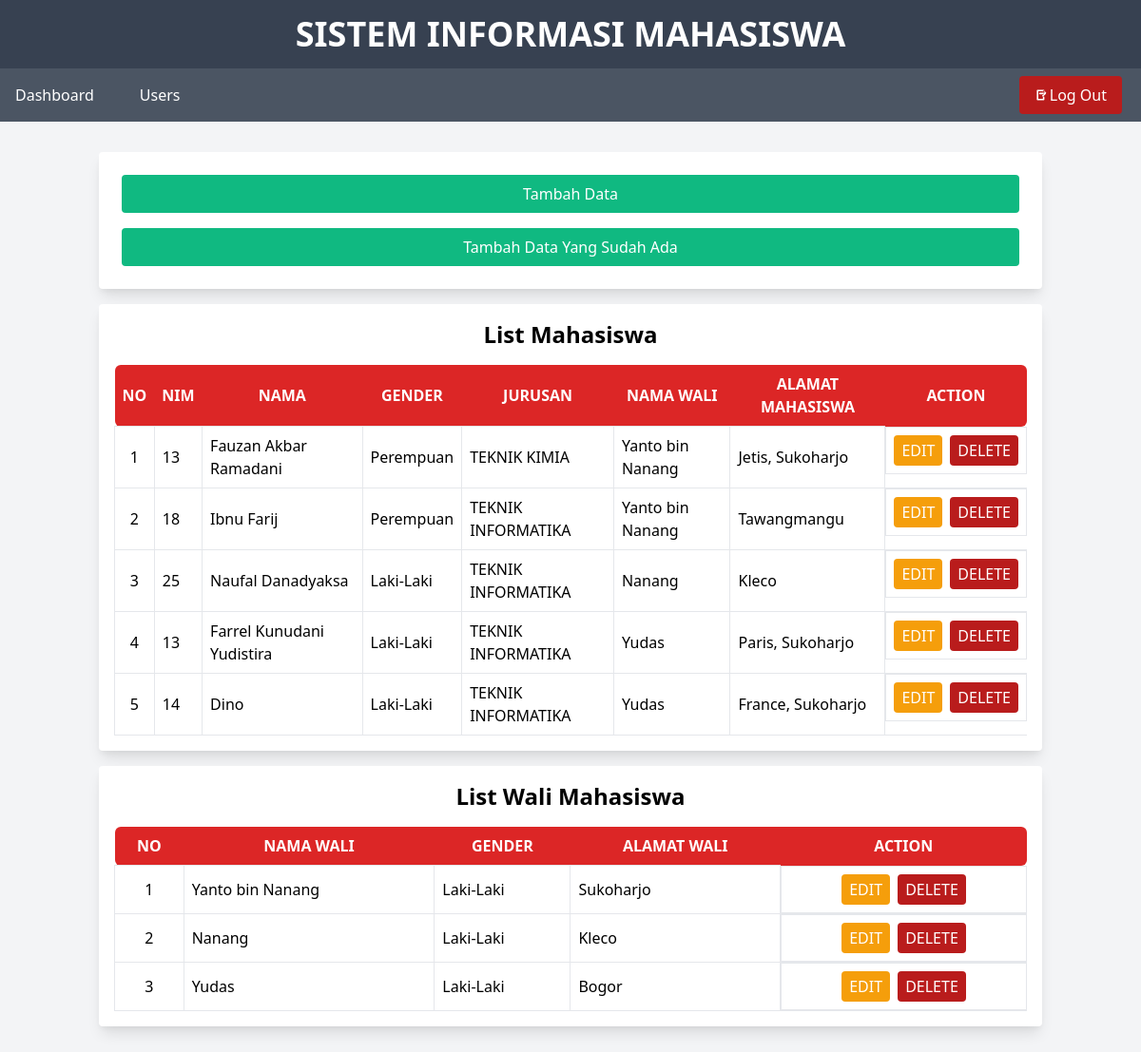
Screenshot of /index-admin.php (signed in) with the database file from the repository.
### tables this page shows
CREATE TABLE `mahasiswa` (
  `id_mhs` int(11) NOT NULL,
  `nim` varchar(13) NOT NULL,
  `nama` varchar(40) NOT NULL,
  `jurusan` varchar(30) NOT NULL,
  `jenis_kelamin` enum('P','L') NOT NULL,
  `alamat` varchar(250) NOT NULL,
  `id_wali` int(11) NOT NULL
);

CREATE TABLE `wali_mahasiswa` (
  `id_wali` int(11) NOT NULL,
  `nama_wali` varchar(50) NOT NULL,
  `jenis_kelamin` enum('P','L') NOT NULL,
  `alamat_wali` varchar(250) NOT NULL
);

### index-admin.php (the view, shortened to what this page needs)
<!DOCTYPE html>
<html lang="en">
<head>
    <link rel="stylesheet" href="https://cdn.jsdelivr.net/npm/tailwindcss/dist/tailwind.min.css">
</head>
<body class="bg-gray-100">
<header class="flex justify-center items-center py-4 bg-gray-700 text-white">
    <h1 class="text-4xl font-bold">SISTEM INFORMASI MAHASISWA</h1>
</header>
<nav class="flex justify-between items-center py-2 bg-gray-600 text-white">
    <div class="flex space-x-4">
        <a href="index-admin.php" class="hover:bg-gray-500 px-4 py-2 rounded">Dashboard</a>
        <a href="list-user.php" class="hover:bg-gray-500 px-4 py-2 rounded">Users</a>
    </div>
    <a href="./backend/logout.php" class="bg-red-700 hover:bg-red-800 text-white px-4 py-2 rounded flex items-center mr-5">
        Log Out
    </a>
</nav>
<div class="container mx-auto px-4 py-8">
<form class="bg-white shadow-lg rounded p-4">
    <table class="w-full">
        <tr>
        <td colspan="2" class="p-2 text-center">
            <button type="button" onclick="window.location.href='form-wali.php';" class="bg-green-500 hover:bg-green-600 text-white px-4 py-2 rounded w-full">Tambah Data</button>
        </td>
    </tr>
        <tr>
        <td colspan="2" class="p-2 text-center">
            <button type="button" onclick="window.location.href='form-tambah-mhs.php';" class="bg-green-500 hover:bg-green-600 text-white px-4 py-2 rounded w-full">Tambah Data Yang Sudah Ada</button>
        </td>
    </tr>
</table>
</form>
    <div class="mt-4 bg-white shadow-lg rounded p-4">
    <h2 class="text-2xl font-bold text-center">List Mahasiswa</h2>
    <table class="w-full mt-4">
        <tr class="rounded bg-red-600 text-white">
            <th class="p-2 rounded-l-md">NO</th>
            <th class="p-2">NIM</th>
            <th class="p-2">NAMA</th>
            <th class="p-2">GENDER</th>
            <th class="p-2">JURUSAN</th>
            <th class="p-2">NAMA WALI</th>
            <th class="p-2">ALAMAT MAHASISWA</th>
            <th class="p-2 rounded-r-md">ACTION</th>
        </tr>
        <?php
        include './backend/koneksi.php';
        $stmt = $koneksi->prepare('SELECT mahasiswa.*, wali_mahasiswa.nama_wali FROM mahasiswa INNER JOIN wali_mahasiswa ON mahasiswa.id_wali = wali_mahasiswa.id_wali');
        $stmt->execute();
        $result = $stmt->get_result();
        $no = 1;
        while ($row = $result->fetch_assoc()) {
        $jenis_kelamin = $row['jenis_kelamin'] == 'P' ? 'Perempuan' : 'Laki-Laki';
        echo "<tr class='border-b'>
            <td class='p-2 border text-center'>$no</td>
            <td class='p-2 border'>" . $row['nim'] . "</td>
            <td class='p-2 border'>" . $row['nama'] . "</td>
            <td class='p-2 border'>" . $jenis_kelamin . "</td>
            <td class='p-2 border'>" . $row['jurusan'] . "</td>
            <td class='p-2 border'>" . $row['nama_wali']."</td>
            <td class='p-2 border'>" . $row['alamat'] . "</td>
            <td class='p-2 flex justify-center border'>
            <form action='form-edit.php' method='post'>
                <input type='hidden' name='id_mhs' value='" . $row['id_mhs'] . "'>
                <button type='submit' class='bg-yellow-500 hover:bg-yellow-600 text-white px-2 py-1 rounded  mr-1'>EDIT</button>
            </form>
            <a href='#' onclick='openModal(event, " . $row['id_mhs'] . ")' class='bg-red-700 hover:bg-gray-600 text-white px-2 py-1 rounded ml-1'>DELETE</a>
            </td>
            </tr>";
    $no++;
}
        ?>
    </table>
</div>
    <div class="mt-4 bg-white shadow-lg rounded p-4">
    <h2 class="text-2xl font-bold text-center">List Wali Mahasiswa</h2>
    <table class="w-full mt-4">
        <tr class="rounded bg-red-600 text-white">
            <th class="p-2 rounded-l-md">NO</th>
            <th class="p-2">NAMA WALI</th>
            <th class="p-2">GENDER</th>
            <th class="p-2">ALAMAT WALI</th>
            <th class="p-2 rounded-r-md">ACTION</th>
        </tr>
        <?php
        include './backend/koneksi.php';
        $wali = mysqli_query($koneksi, "SELECT * from wali_mahasiswa");
        $no = 1;
        foreach ($wali as $row) {
            $jenis_kelamin = $row['jenis_kelamin'] == 'P' ? 'Perempuan' : 'Laki-Laki';
            echo "<tr class='border-b'>
                    <td class='p-2 border text-center'>$no</td>
                    <td class='p-2 border'>" . $row['nama_wali'] . "</td>
                    <td class='p-2 border'>" . $jenis_kelamin . "</td>
                    <td class='p-2 border'>" . $row['alamat_wali'] . "</td>
                    <td class='p-2 flex justify-center border'>
                    <form action='form-edit-wali.php' method='post'>
                    <input type='hidden' name='id_wali' value='" . $row['id_wali'] . "'>
                    <button type='submit' class='bg-yellow-500 hover:bg-yellow-600 text-white px-2 py-1 rounded  mr-1'>EDIT</button>
                </form>
                    <a href='#' onclick='openModalWali(event, " . $row['id_wali'] . ")' class='bg-red-700 hover:bg-gray-600 text-white px-2 py-1 rounded ml-1'>DELETE</a>
                    </td>
                    </tr>";
            $no++;
        }
        ?>
    </table>
</div>
</div>
</body>
</html>

### rows the page displays
mahasiswa: nim "13", nama "Fauzan Akbar Ramadani", jenis_kelamin "Perempuan", jurusan "TEKNIK KIMIA", id_wali.nama_wali "Yanto bin Nanang", alamat "Jetis, Sukoharjo"
mahasiswa: nim "18", nama "Ibnu Farij", jenis_kelamin "Perempuan", jurusan "TEKNIK INFORMATIKA", id_wali.nama_wali "Yanto bin Nanang", alamat "Tawangmangu"
mahasiswa: nim "25", nama "Naufal Danadyaksa", jenis_kelamin "Laki-Laki", jurusan "TEKNIK INFORMATIKA", id_wali.nama_wali "Nanang", alamat "Kleco"
mahasiswa: nim "13", nama "Farrel Kunudani Yudistira", jenis_kelamin "Laki-Laki", jurusan "TEKNIK INFORMATIKA", id_wali.nama_wali "Yudas", alamat "Paris, Sukoharjo"
mahasiswa: nim "14", nama "Dino", jenis_kelamin "Laki-Laki", jurusan "TEKNIK INFORMATIKA", id_wali.nama_wali "Yudas", alamat "France, Sukoharjo"
wali_mahasiswa: nama_wali "Yanto bin Nanang", jenis_kelamin "Laki-Laki", alamat_wali "Sukoharjo"
wali_mahasiswa: nama_wali "Nanang", jenis_kelamin "Laki-Laki", alamat_wali "Kleco"
wali_mahasiswa: nama_wali "Yudas", jenis_kelamin "Laki-Laki", alamat_wali "Bogor"
